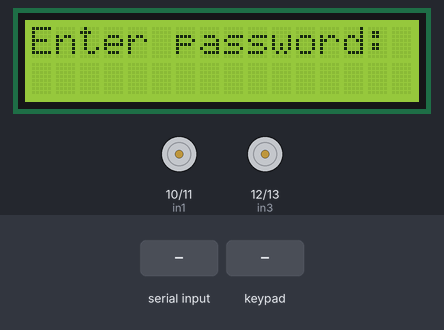
A sketch run on a simulated Arduino Uno, built with avr-gcc and run on an emulated ATmega328P. Parts: 16×2 character LCD, motor-driver pin pairs drawn as motors (green arrow = first pin HIGH = forward, orange = second pin HIGH = backward, longer = more drive). Inputs (shaded band) come from the test bench. What the sketch prints to the serial monitor is not drawn.

Above: at 3.3 s.
3.4 s: "doorOn" received over Serial
At 6.2 s:
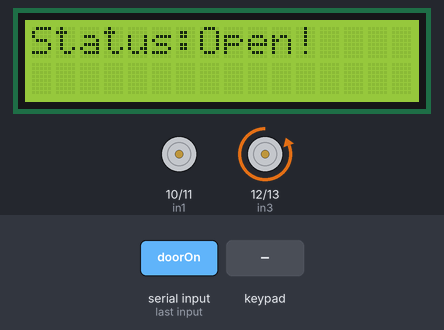
6.4 s: "doorOff" received over Serial
At 9.3 s:
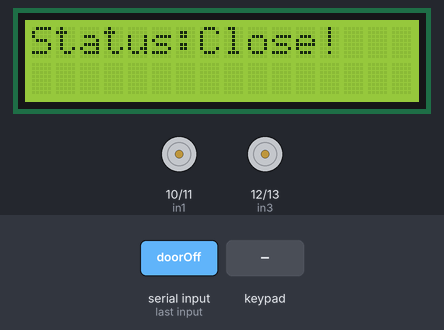
9.4 s: key 'A' pressed
12.4 s: "doorBedroomOn" received over Serial
At 15.3 s:
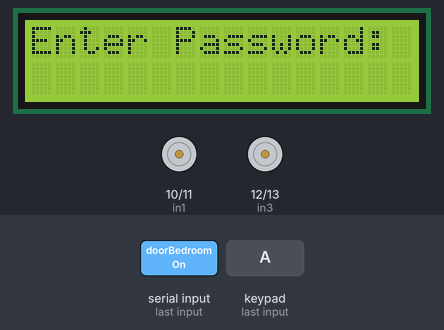
15.4 s: keypad keys 1 2 3 4 pressed 0.4 s apart
At 19.9 s:
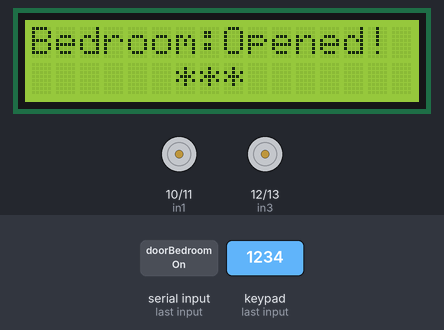
20.0 s: "doorBedroomOff" received over Serial
At 25.5 s:
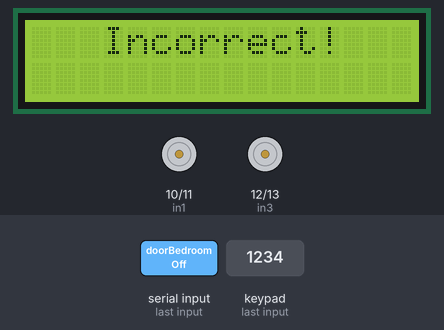
Timing chart, 0 to 27.0 s (numbered marks = the images above; inputs shaded):
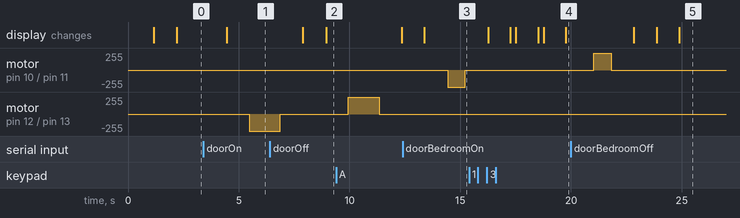

The sketch:

smartkey.ino
```cpp
#include <Keypad.h>
#include <LiquidCrystal_I2C.h>      // Khai báo thư viện LCD sử dụng I2C
#include <Servo.h>
LiquidCrystal_I2C lcd(0x27, 16, 2); // 0x27 địa chỉ LCD, 16 cột và 2 hàng

int in1 = 10;
int in2 = 11;
int in3 = 12;
int in4 = 13;

const byte rows = 4;
const byte columns = 4;

int holdDelay = 700;
int n = 3;
int state = 0;
char key = 0;
char STR[4] = {'1', '2', '3', '4'};
char str[4] = {' ', ' ', ' ', ' '};
int i, j, count = 0;

char keys[rows][columns] =
{
  {'1', '2', '3', 'A'},
  {'4', '5', '6', 'B'},
  {'7', '8', '9', 'C'},
  {'*', '0', '#', 'D'},
};

byte rowPins[rows] = {2, 3, 4, 5};
byte columnPins[columns] = {6, 7, 8, 9};

Keypad keypad = Keypad(makeKeymap(keys), rowPins, columnPins, rows, columns);
void setup() {
  Serial.begin(9600);

  pinMode(in1, OUTPUT);
  pinMode(in2, OUTPUT);
  pinMode(in3, OUTPUT);
  pinMode(in4, OUTPUT);

  lcd.init();
  lcd.begin(16, 2);
  lcd.backlight();
  lcd.clear();

  lcd.print("  Hi, MR Minh!");
  delay(1000);

  lcd.clear();
  lcd.setCursor(0,0);
  lcd.print("   Welcome to");
  lcd.setCursor(0,1);
  lcd.print("   Smart Home");
  delay(1000);

  lcd.clear();
  lcd.setCursor(0,0);
  lcd.print("Enter password:");
}

void loop() {
  if(Serial.available()){
    String RxBuffer="";
    while(Serial.available()){
      RxBuffer = Serial.readString();
    }
     Serial.print("RxBuffer:");
     Serial.println(RxBuffer);
    if(RxBuffer=="doorOn"){    //Kiểm tra chuỗi nhận
      lcd.clear();
      lcd.print("Status:Open!");
      delay(1000);
      forword(1400, in3, in4);
      pause(1000, in3, in4);

      lcd.clear();
      lcd.print("Status:Opened!");
      Serial.println("=============door đã on!===============");
    }else if(RxBuffer=="doorOff"){
      lcd.clear();
      lcd.print("Status:Close!");
      delay(1000);
      backword(1400, in3, in4);
      pause(1000, in3, in4);
      Serial.println("===========door closed!!!===============");
      lcd.clear();
      lcd.print("Status:Closed!");
      delay(1000);
      lcd.clear();
      lcd.print("Enter Password:");
    }else if(RxBuffer=="doorBedroomOn"){
      Serial.println("===========doorBedroomOn đã on!===============");
      forword(800, in1, in2);
      pause(1000, in1, in2);
      lcd.clear();
      lcd.print("Bedroom:Opened!");

    }else if(RxBuffer=="doorBedroomOff"){
      Serial.println("==========doorBedroomOff đã off!===========");
      backword(800, in1, in2);
      pause(1000, in1, in2);
      lcd.clear();
      lcd.print("Bedroom:Closed!");
      delay(1000);
      lcd.clear();
      lcd.print("Enter Password:");
    }
  }
  char temp = keypad.getKey();
  if ((int)keypad.getState() ==  PRESSED) {
    if (temp != 0) {
      key = temp;
    }
  }
  if ((int)keypad.getState() ==  HOLD) {
    state++;
    state = constrain(state, 1, n-1);
    delay(holdDelay);
  }

  if ((int)keypad.getState() ==  RELEASED) {
    key += state;
    state = 0;
    if (i == 0) {
      str[0] = key;
      lcd.setCursor(6, 1);
      lcd.print(str[0]);
      delay(1000);
      lcd.setCursor(6, 1);
      lcd.print("*");
    }
    if (i == 1) {
      str[1] = key;
      lcd.setCursor(7, 1);
      lcd.print(str[1]);
      delay(1000);
      lcd.setCursor(7, 1);
      lcd.print("*");
    }
    if (i == 2) {
      str[2] = key;
      lcd.setCursor(8, 1);
      lcd.print(str[2]);
      delay(1000);
      lcd.setCursor(8, 1);
      lcd.print("*");
    }
    if (i == 3) {
      str[3] = key;
      lcd.setCursor(9, 1);
      lcd.print(str[3]);
      delay(1000);
      lcd.setCursor(9, 1);
      lcd.print("*");
      count = 1;
    }
    i = i + 1;
  }

  if (count == 1) {
    if (str[0] == STR[0] && str[1] == STR[1] && str[2] == STR[2] &&
        str[3] == STR[3]) {
      lcd.clear();
      lcd.print("    Correct!");
      delay(3000);

      i = 0;
      count = 0;
      lcd.clear();
      lcd.print("Status:Open!");
      delay(1000);
      forword(1400, in3, in4);
      pause(3000, in3, in4);
      lcd.clear();
      lcd.print("Status:Opened!");
      delay(1000);
      lcd.clear();
      lcd.print("Status:Pause 3s");
      delay(3000);


      lcd.clear();
      lcd.print("Status:Close!");
      delay(1000);
      backword(1400, in3, in4);
      pause(3000, in3, in4);
      lcd.clear();
      lcd.print("Status:Closed!");
      delay(1000);
      lcd.clear();
      lcd.print("Enter Password:");

    } else {
      lcd.clear();
      lcd.print("   Incorrect!");
      delay(3000);
      lcd.clear();
      lcd.print("   Try again!");
      delay(3000);
      lcd.clear();
      lcd.print("Enter Password:");
      i = 0;
      count = 0;
    }
  }

  switch (key) {
  case 'C':
    lcd.clear();
    lcd.print("     Closed!");
    delay(5000);
    lcd.clear();
    lcd.print(" Enter Password");
    i = -1;
    break;
  }
  delay(50);
}
void forword(int times, int pin1, int pin2) {
  digitalWrite(pin1,LOW);
  digitalWrite(pin2,HIGH);
  delay(times);
};

void backword(int times, int pin1, int pin2) {
  digitalWrite(pin1,HIGH);
  digitalWrite(pin2,LOW);
  delay(times);
}

void pause(int times, int pin1, int pin2) {
  digitalWrite(pin1,LOW);
  digitalWrite(pin2,LOW);
  delay(times);
}
```

Measured:
- after the input at 3.4 s, motor on pin 12 (in3) / pin 13 (in4): stopped → backward 255/255 after 2.1 s; the display: changes after 1.1 s (image 1)
- after the input at 6.4 s, the display: first differs from a run without the input after 2.5 s (image 2)
- after the input at 12.4 s, motor on pin 10 (in1) / pin 11 (in2): stopped → backward 255/255 after 2.0 s, → stopped 0.80 s later
- after the input at 20.0 s, motor on pin 10 (in1) / pin 11 (in2): stopped → forward 255/255 after 1.0 s, → stopped 0.80 s later; the display: first changes after 2.8 s (image 5 shows a later state)
